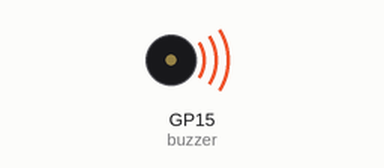
Simulated run of this program. Board: Raspberry Pi Pico running MicroPython. Parts: buzzer (waves = sounding, pin HIGH). What the program prints to the serial console is not drawn.

Above: at 0.1 s.
Timing chart, 0 to 1.6 s (numbered marks = the images above):
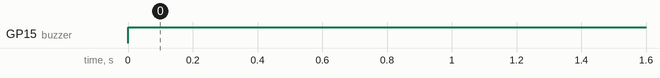

The program:

buzza_A.py
```python
# Your PICO can make annoying sounds using an inexpesnsive buzzer
# The buzzer used in this demo is:
# Adafruit  Buzzer 5V - Breadboard friendly Product ID: 1536
# With power applied it will oscilate at 2kHz making it very easy to control
#

import machine  # type: ignore
import utime  # type: ignore

buzzer = machine.Pin(15, machine.Pin.OUT)


def Buzzer_bee():
    buzzer.value(1)
    utime.sleep(1)
    buzzer.value(0)
    print("BEEEEEEEEEEEEE!")


while True:
    print("0: buzzer off\n1: buzzer on")

    Buzzer_option = "1"

    if Buzzer_option == "1":
        Buzzer_bee()
        print("buzzer ON")

    else:
        buzzer.value(0)
        print("buzzer OFF")
```

Measured:
- by itself, GP15 (buzzer): LOW → HIGH at 0.00 s
